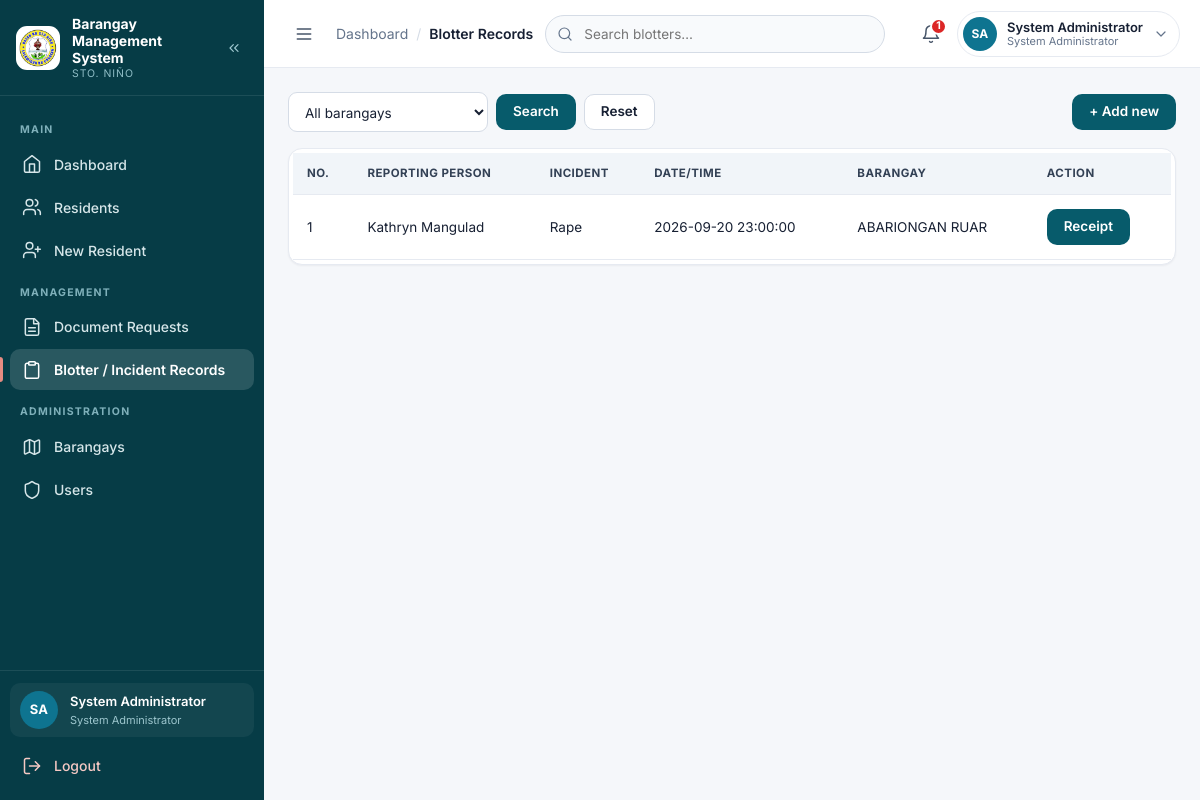
The page /pages/blotters.php (signed in) on the database its author committed.
### tables this page shows
CREATE TABLE `blotter_records` (
  `id` int(11) NOT NULL AUTO_INCREMENT,
  `barangay_id` int(11) NOT NULL,
  `resident_id` int(11) DEFAULT NULL,
  `blotter_no` varchar(50) NOT NULL,
  `reporting_person` varchar(150) NOT NULL,
  `reporting_address` varchar(255) DEFAULT NULL,
  `incident_type` varchar(150) NOT NULL,
  `report_datetime` datetime DEFAULT NULL,
  `incident_datetime` datetime DEFAULT NULL,
  `place_of_incident` varchar(255) DEFAULT NULL,
  `suspect_data` text DEFAULT NULL,
  `victim_data` text DEFAULT NULL,
  `narrative` text DEFAULT NULL,
  `recorded_by` varchar(150) DEFAULT NULL,
  `status` enum('Open','In Progress','Resolved','Cancelled') NOT NULL DEFAULT 'Open',
  `reviewed_by` int(11) DEFAULT NULL,
  `reviewed_at` datetime DEFAULT NULL,
  `created_at` timestamp NOT NULL DEFAULT current_timestamp(),
  PRIMARY KEY (`id`),
  KEY `idx_blotter_barangay` (`barangay_id`),
  KEY `idx_blotter_resident` (`resident_id`),
  KEY `idx_blotter_status` (`status`),
  KEY `fk_blotter_reviewed_by` (`reviewed_by`),
  CONSTRAINT `blotter_records_ibfk_1` FOREIGN KEY (`barangay_id`) REFERENCES `barangays` (`id`),
  CONSTRAINT `fk_blotter_resident` FOREIGN KEY (`resident_id`) REFERENCES `residents` (`id`) ON DELETE SET NULL ON UPDATE CASCADE,
  CONSTRAINT `fk_blotter_reviewed_by` FOREIGN KEY (`reviewed_by`) REFERENCES `users` (`id`) ON DELETE SET NULL ON UPDATE CASCADE
);

CREATE TABLE `barangays` (
  `id` int(11) NOT NULL AUTO_INCREMENT,
  `barangay_name` varchar(150) NOT NULL,
  `created_at` timestamp NOT NULL DEFAULT current_timestamp(),
  PRIMARY KEY (`id`),
  UNIQUE KEY `barangay_name` (`barangay_name`)
);

### config/config.php (called while the page is built, shortened)
<?php
if (!function_exists('url')) {
    function url($path = '') {
        $path = ltrim((string)$path, '/');
        return BASE_URL . '/' . $path;
    }
}
function e($value) { return htmlspecialchars((string)$value, ENT_QUOTES, 'UTF-8'); }

### pages/blotters.php (the view, shortened to what this page needs)
<?php
require_once __DIR__ . '/../config/config.php'; require_staff(); $page_title='Blotter Records';
$sql='SELECT bl.*,b.barangay_name FROM blotter_records bl JOIN barangays b ON b.id=bl.barangay_id WHERE 1';
$types='';$params=[];
$sql.=' ORDER BY bl.id DESC';
$s=$conn->prepare($sql);if($types)
$s->bind_param($types,...$params);
$s->execute();$rows=$s->get_result();
include BASE_PATH . '/partials/header.php';?>
<div class="toolbar">
    <form method="get">
        <?php if($_SESSION['role']==='admin'): ?>
        <select id="b_brgy" name="barangay">
            <option value="0">All barangays</option>
        </select>
        <?php endif; ?>
        <button class="btn" type="submit">Search</button>
        <a class="btn btn--ghost" href="<?= e(url('pages/blotters.php')) ?>">Reset</a>
    </form>
    <a class="btn push-right" href="<?= e(url('pages/blotter_add.php')) ?>">+ Add new</a>
</div>
    <div class="card table-wrap">
        <table><tr><th>No.</th><th>Reporting Person</th>
        <th>Incident</th><th>Date/Time</th><th>Barangay</th>
        <th>Action</th></tr><?php while($r=$rows->fetch_assoc()): ?>
        <tr><td><?=e($r['blotter_no'])?></td><td><?=e($r['reporting_person'])?></td>
        <td><?=e($r['incident_type'])?></td><td><?=e($r['incident_datetime'])?></td>
        <td><?=e($r['barangay_name'])?></td>
        <td><a class="btn" href="<?= e(url('pages/incident_report.php?id=' . $r['id'])) ?>">Receipt</a></td></tr>
        <?php endwhile; ?></table></div><?php include BASE_PATH . '/partials/footer.php';

### assets/css/style.css (style rules this page uses)
:root { --primary: #075B6B; --primary-700: #054C59; --primary-900: #063C46; --secondary: #0E7490; --accent: #E58B82; --bg: #F5F7FA; --card: #FFFFFF; --text: #172033; --muted: #64748B; --success: #16A34A; --warning: #F59E0B; --danger: #DC2626; --info: #0E7490; --border: #E6EAF1; --border-strong: #D5DCE6; --sidebar-w: 264px; --sidebar-w-collapsed: 78px; --topbar-h: 68px; --radius: 14px; --radius-sm: 10px; --radius-lg: 18px; --shadow-sm: 0 1px 2px rgba(16, 24, 40, .05); --shadow: 0 4px 16px rgba(16, 24, 40, .06); --shadow-md: 0 12px 32px rgba(16, 24, 40, .12); --ring: 0 0 0 3px rgba(14, 116, 144, .18); --font: 'Inter', system-ui, -apple-system, 'Segoe UI', Roboto, Arial, sans-serif; }
*, *::before, *::after { box-sizing: border-box; }
html { -webkit-text-size-adjust: 100%; }
body { margin: 0; font-family: var(--font); background: var(--bg); color: var(--text); font-size: 14px; line-height: 1.5; -webkit-font-smoothing: antialiased; }
a { color: var(--secondary); }
.btn, .btn-primary { display: inline-flex; align-items: center; justify-content: center; gap: 8px; background: var(--primary); color: #fff; border: 1px solid transparent; border-radius: 10px; padding: 10px 16px; font-size: 13.5px; font-weight: 600; text-decoration: none; cursor: pointer; font-family: inherit; line-height: 1; transition: background .15s, box-shadow .15s, transform .05s; }
.btn.secondary, .btn--ghost, .btn-secondary { background: #fff; color: var(--text); border-color: var(--border-strong); }
.card { background: var(--card); border: 1px solid var(--border); border-radius: var(--radius); padding: 20px; box-shadow: var(--shadow-sm); margin-bottom: 18px; min-width: 0; }
.push-right { margin-left: auto; }
table { width: 100%; border-collapse: collapse; background: #fff; font-size: 13.5px; }
th, td { padding: 12px 14px; text-align: left; border-bottom: 1px solid var(--border); vertical-align: middle; }
th { background: #F1F5F9; color: #334155; font-size: 11.5px; font-weight: 700; text-transform: uppercase; letter-spacing: .04em; white-space: nowrap; }
td .btn-edit, td .btn-delete, td .btn-cancel, td .btn { margin: 2px 4px 2px 0; }
.table-wrap { overflow-x: auto; -webkit-overflow-scrolling: touch; }
.table-wrap.card { padding: 4px; }
input, select, textarea { width: 100%; padding: 10px 12px; border: 1px solid var(--border-strong); border-radius: 9px; background: #fff; font-size: 13.5px; color: var(--text); font-family: inherit; }
.toolbar { display: flex; gap: 10px; flex-wrap: wrap; align-items: center; margin-bottom: 16px; }
.toolbar form { display: flex; gap: 8px; align-items: center; flex-wrap: wrap; }
.toolbar input[type="text"], .toolbar input[type="search"], .toolbar select { width: auto; min-width: 200px; line-height: 1; }

### rows shown on the page
blotter_records: blotter_no "1", reporting_person "Kathryn Mangulad", incident_type "Rape", incident_datetime "2026-09-20 23:00:00", barangay.barangay_name "ABARIONGAN RUAR"

### other values the page prints
$group "MAIN"
$item['label'] "Dashboard"
$item['label'] "Residents"
$item['label'] "New Resident"
$group "MANAGEMENT"
$item['label'] "Document Requests"
$item['label'] "Blotter / Incident Records"
$group "ADMINISTRATION"
$item['label'] "Barangays"
$item['label'] "Users"
$initials "SA"
$full_name "System Administrator"
$role_label "System Administrator"
$crumb "Blotter Records"
$pending_notice "1"
